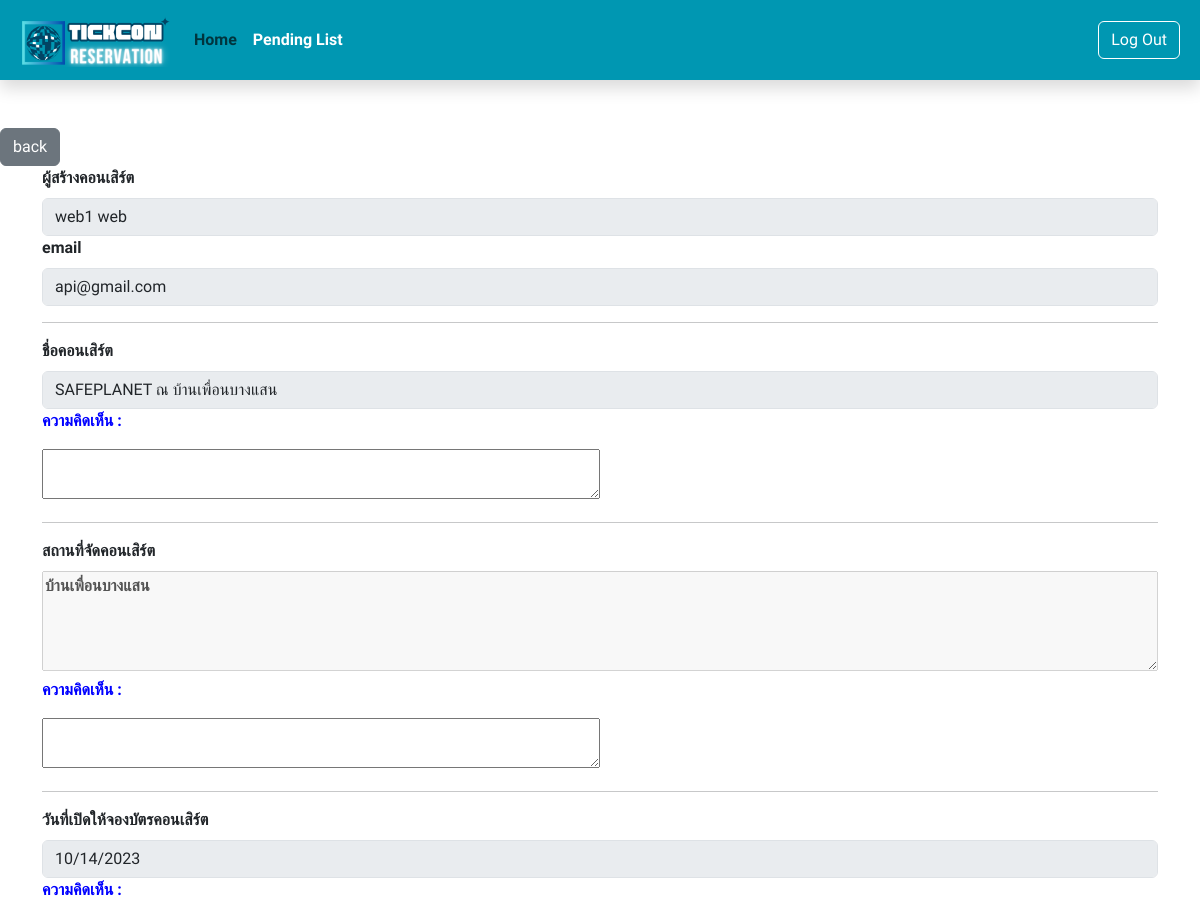
Page /all_final/each_con_check.php?concert_id=1 (upper part) on the earlier database version.
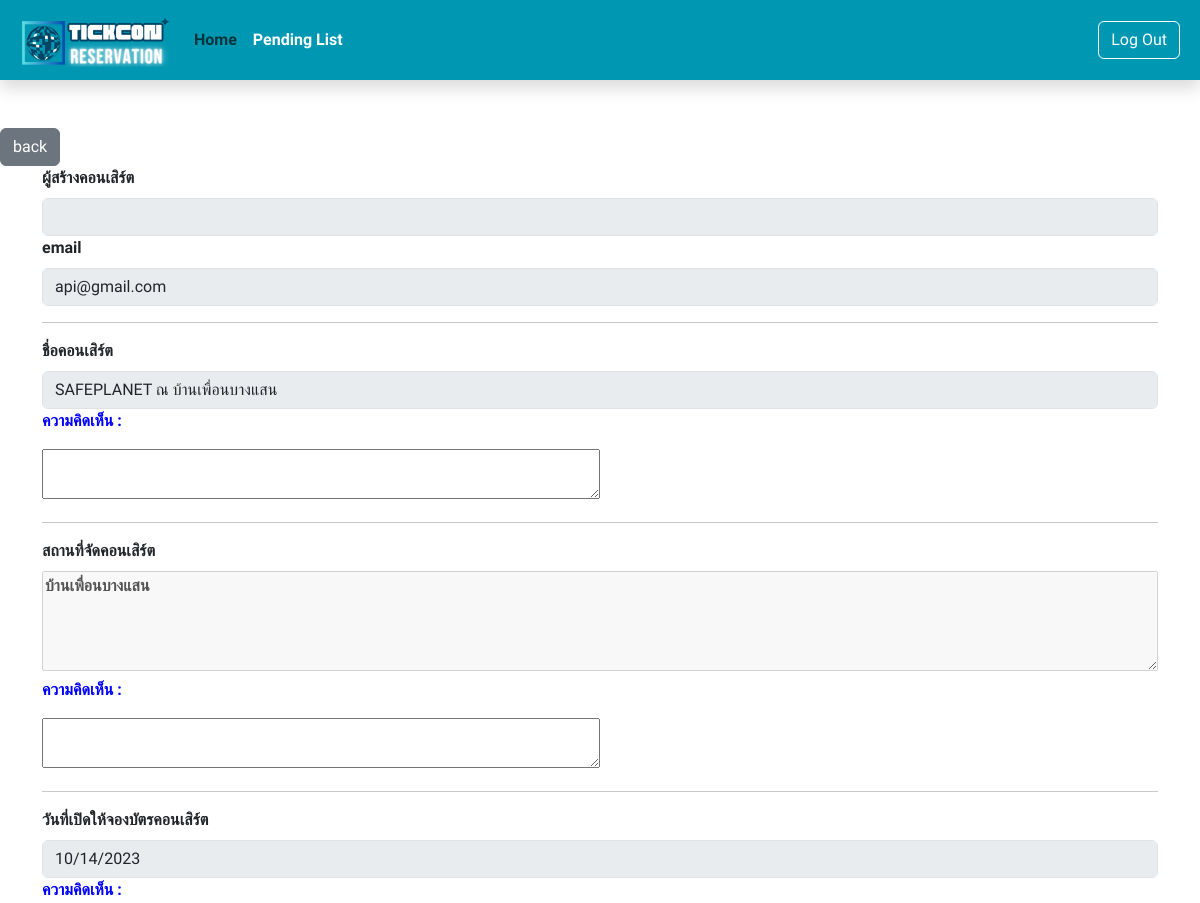
Same page on the later database version.
### tables this page shows
CREATE TABLE "member" (
	"member_id"	INTEGER NOT NULL UNIQUE,
	"email"	TEXT NOT NULL,
	"password"	TEXT NOT NULL,
	"type"	TEXT NOT NULL,
	"firstname"	TEXT,
	"lastname"	TEXT,
	PRIMARY KEY("member_id" AUTOINCREMENT)
);

CREATE TABLE "concert" (
	"concert_id"	INTEGER NOT NULL UNIQUE,
	"concert_name"	TEXT NOT NULL,
	"detail"	TEXT NOT NULL,
	"requirement"	TEXT NOT NULL,
	"status"	TEXT NOT NULL,
	"concert_img_path"	TEXT NOT NULL,
	"open_booking_date"	DATE NOT NULL,
	"show_date"	DATE NOT NULL,
	"show_time"	TEXT NOT NULL,
	"copy_id_card_img"	TEXT NOT NULL,
	"con_permission_img"	TEXT NOT NULL,
	"stage_img"	TEXT,
	"bank_name"	TEXT NOT NULL,
	"bank_code"	TEXT NOT NULL,
	"address"	TEXT NOT NULL,
	"member_id"	INTEGER NOT NULL,
	"concert_name_comment"	TEXT,
	"detail_comment"	TEXT,
	"requirement_comment"	TEXT,
	"concert_img_comment"	TEXT,
	"open_booking_date_comment"	TEXT,
	"show_date_comment"	TEXT,
	"show_time_comment"	TEXT,
	"copy_id_card_comment"	TEXT,
	"con_permission_comment"	TEXT,
	"stage_img_comment"	TEXT,
	"bank_name_comment"	TEXT,
	"bank_code_comment"	TEXT,
	"address_comment"	TEXT,
	"ticket_comment"	TEXT,
	PRIMARY KEY("concert_id" AUTOINCREMENT)
);

### all_final/each_con_check.php (the view, shortened to what this page needs)
<!DOCTYPE html>
<html lang="en">
<head>
    <link href="https://cdn.jsdelivr.net/npm/bootstrap@5.3.2/dist/css/bootstrap.min.css" rel="stylesheet"
>
</head>
<body>
    <nav class="navbar navbar-expand-md sticky-top shadow p-2 mb-5 " style="background-color : #0097B2">
        <div class="container-fluid">
            <a class="navbar-brand" href="index_admin.php">
                <img src="upload/logo/TICKCON.png" alt="Logo" width="150px"
                    class="d-inline-block align-text-top">
            </a>
            <div class="collapse navbar-collapse" id="navbarSupportedContent">
                <ul class="navbar-nav me-auto mb-2 mb-lg-0 p-1 ms-0 ps-0">
                    <li class="nav-item">
                        <a class="nav-link" href="index_admin.php">Home</a>
                    </li>
                    <li class="nav-item">
                        <a class="nav-link " href="con_waiting_list.php" style="color:white;">Pending List</a>
                    </li>
                </ul>
                <form class="d-flex mb-2 mb-lg-0" action="index_notlogin.php">
                    <button class="btn btn-outline-danger" type="submit">Log Out</button>
                </form>
            </div>
        </div>
    </nav>
    <a href="con_waiting_list.php"><button class="btn btn-secondary">back</button></a>
    <?php
    $concert_id = $_SESSION['concert_id'];
    require_once 'config/db.php';
    $sql = <<<EOF
    SELECT * from concert
    WHERE concert_id = $concert_id;
    EOF;
    $ret = $db->query($sql);
    $row = $ret->fetchArray(SQLITE3_ASSOC);
    $member_id = $row['member_id'];
    $sql2 = <<<EOF
    SELECT * from member
    WHERE member_id = $member_id;
    EOF;
    $ret2 = $db->query($sql2);
    $row2 = $ret2->fetchArray(SQLITE3_ASSOC);
    echo '<div class="container">
        <form method="get" >
            <div class="mb-3">
                <label for="cname" class="form-label"><b>ผู้สร้างคอนเสิร์ต</b></label>
                <input type="text" class="form-control" name="cname" value = "' . $row2['firstname'] . ' ' . $row2['lastname'] . '" disabled>
                <label for="cname" class="form-label"><b>email</b></label>
                <input type="text" class="form-control" name="cname" value = "' . $row2['email'] . '" disabled><hr>
            </div>
            <div class="mb-3">
                <label for="cname" class="form-label"><b>ชื่อคอนเสิร์ต</b></label>
                <input type="text" class="form-control" name="cname" value = "' . $row['concert_name'] . '" disabled>
                <p class="comment">ความคิดเห็น :</p></p>' . '<textarea name="concert_name_comment" style="width: 50%; height: 50px;"></textarea><hr>
            </div>
            <div class="mb-3">
                <label for="address" class="form-label"><b>สถานที่จัดคอนเสิร์ต</b></label><br>
                <textarea name="address" style="width: 100%; height: 100px;" disabled>' . $row['address'] . '</textarea>
                <p class="comment">ความคิดเห็น :</p></p>' . '<textarea name="address_comment" style="width: 50%; height: 50px;"></textarea><hr>
            </div>
            <div class="mb-3">
                <label for="bdate" class="form-label"><b>วันที่เปิดให้จองบัตรคอนเสิร์ต</b></label>
                <input type="date" class="form-control" name="bdate" value = "' . $row['open_booking_date'] . '" disabled>
                <p class="comment">ความคิดเห็น :</p></p>' . '<textarea name="open_booking_date_comment" style="width: 50%; height: 50px;"></textarea><hr>
            </div>
                <input type="date" class="form-control" name="cdate" value = "' . $row['show_date'] . '" disabled>
                <p class="comment">ความคิดเห็น :</p></p>' . '<textarea name="show_date_comment" style="width: 50%; height: 50px;"></textarea><hr>
                <input type="time" class="form-control" name="ctime" value = "' . $row['show_time'] . '" disabled>
                <p class="comment">ความคิดเห็น :</p></p>' . '<textarea name="show_time_comment" style="width: 50%; height: 50px;"></textarea><hr>
                <textarea name="detail" style="width: 100%; height: 100px;" disabled>' . $row['detail'] . '</textarea>
                <p class="comment">ความคิดเห็น :</p></p>' . '<textarea name="detail_comment" style="width: 50%; height: 50px;"></textarea><hr>
                <input type="require" class="form-control" name="require" value = "' . $row['requirement'] . '" disabled>
                <p class="comment">ความคิดเห็น :</p></p>' . '<textarea name="requirement_comment" style="width: 50%; height: 50px;"></textarea><hr>
            <div class="mb-3" id="tic_type_add"><b>บัตรคอนเสิร์ต</b><br>';
    echo '<p class="comment">ความคิดเห็น :</p></p>' . '<textarea name="ticket_comment" style="width: 50%; height: 50px;"></textarea><hr></div>
                <img src="' . $row['concert_img_path'] . '" style="max-width : 40vw"><br><br>
                <p class="comment">ความคิดเห็น :</p></p>' . '<textarea name="concert_img_comment" style="width: 50%; height: 50px;"></textarea><hr>
                <img src="' . $row['copy_id_card_img'] . '" style="max-width : 40vw"><br><br>
                <p class="comment">ความคิดเห็น :</p></p>' . '<textarea name="copy_id_card_comment" style="width: 50%; height: 50px;"></textarea><hr>
                <img src="' . $row['con_permission_img'] . '" style="max-width : 40vw"><br><br>
                <p class="comment">ความคิดเห็น :</p></p>' . '<textarea name="con_permission_comment" style="width: 50%; height: 50px;"></textarea><hr>
                <img src="' . $row['stage_img'] . '" style="max-width : 40vw"><br><br>
                <p class="comment">ความคิดเห็น :</p></p>' . '<textarea name="stage_img_comment" style="width: 50%; height: 50px;"></textarea><hr>
                <input type="text" class="form-control" name="bank_acc_name"  value = "' . $row['bank_name'] . '" disabled>
                <p class="comment">ความคิดเห็น :</p></p>' . '<textarea name="bank_name_comment" style="width: 50%; height: 50px;"></textarea><hr>
                <input type="text" class="form-control" name="bank_acc_number"  value = "' . $row['bank_code'] . '" disabled>
                <p class="comment">ความคิดเห็น :</p></p>' . '<textarea name="bank_code_comment" style="width: 50%; height: 50px;"></textarea><hr>
            </form></div>';
    ?>
</body>
</html>

### all_final/each_con_check.php (style rules this page uses)
.container { margin: auto; margin-bottom: 20px; }
.comment { color: blue; }
* { font-family: 'Dosis', sans-serif; font-weight: 700; }
.navbar-brand { font-family: 'Mohave', sans-serif; }
.container-fluid { color: white; }
.btn-outline-danger { color: white; border-color: white; }

Differences in the rows shown:
changed member "api@gmail.com": cname "web1 web" → (not shown)
